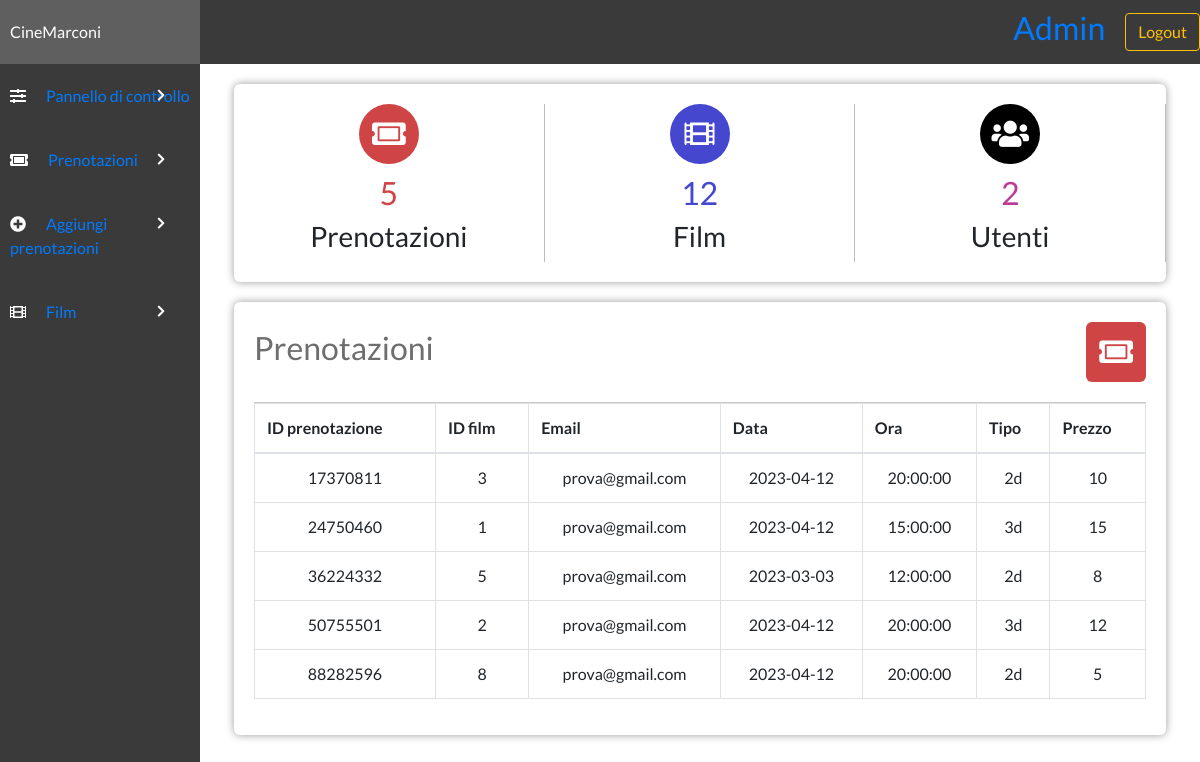
The app's page /admin/admin.php (signed in) with its own data.
### tables this page shows
CREATE TABLE `prenotazioni` (
  `id_prenotazione` int(11) NOT NULL,
  `id_film` int(11) NOT NULL,
  `email` varchar(255) NOT NULL,
  `data` date NOT NULL,
  `ora` time NOT NULL,
  `tipo` varchar(255) NOT NULL,
  `prezzo` varchar(255) NOT NULL,
  `data_giorno` datetime NOT NULL DEFAULT current_timestamp()
);

### admin/admin.php (the view, shortened to what this page needs)
<?php
include "config.php";
?>
<!DOCTYPE html>
<html lang="en">
<head>
    <link rel="stylesheet" href="../style/styles.css">
    <link rel="stylesheet" href="https://use.fontawesome.com/releases/v5.7.2/css/all.css">
    <link rel="stylesheet" href="https://maxcdn.bootstrapcdn.com/bootstrap/4.0.0/css/bootstrap.min.css">
    <link rel="stylesheet" href="https://cdn.datatables.net/1.10.22/css/dataTables.bootstrap4.min.css">
    <link rel="stylesheet" href="https://maxcdn.bootstrapcdn.com/bootstrap/4.0.0/css/bootstrap.min.css">
</head>
<body>
    <?php
    $num_prenotazioni = mysqli_num_rows(mysqli_query($con, "SELECT * FROM prenotazioni"));
    $num_film = mysqli_num_rows(mysqli_query($con, "SELECT * FROM film"));
    $num_utenti = mysqli_num_rows(mysqli_query($con, "SELECT * FROM utenti"));
    ?>
    <?php include('header.php'); ?>
    <div class="admin-container">
        <?php include('sidebar.php'); ?>
        <div class="admin-section admin-section2">
            <div class="admin-section-column">
                <div class="admin-section-panel admin-section-stats">
                    <div class="admin-section-stats-panel">
                        <i class="fa fa-ticket-alt" style="background-color: #cf4545"></i>
                        <h2 style="color: #cf4545"><?php echo $num_prenotazioni ?></h2>
                        <h3>Prenotazioni</h3>
                    </div>
                    <div class="admin-section-stats-panel">
                        <i class="fas fa-film" style="background-color: #4547cf"></i>
                        <h2 style="color: #4547cf"><?php echo $num_film ?></h2>
                        <h3>Film</h3>
                    </div>
                    <div class="admin-section-stats-panel">
                        <i class="fas fa-users" style="background-color: #000000"></i>
                        <h2 style="color: #bb3c95"><?php echo $num_utenti ?></h2>
                        <h3>Utenti</h3>
                    </div>
                </div>
                <div class="admin-section-panel admin-section-panel1">
                    <div class="admin-panel-section-header">
                        <h2>Prenotazioni</h2>
                        <i class="fas fa-ticket-alt" style="background-color: #cf4545"></i>
                    </div>
                    <div class="admin-panel-section-content">
                        <table class="table table-bordered" id="dataTable" width="100%" cellspacing="0">
                            <tr>
                                <th>ID prenotazione</th>
                                <th>ID film</th>
                                <th>Email</th>
                                <th>Data</th>
                                <th>Ora</th>
                                <th>Tipo</th>
                                <th>Prezzo</th>
                            </tr>
                            <tbody>
                                <?php
                                $sql = "SELECT * FROM `prenotazioni`";
                                $run = mysqli_query($con, $sql);
                                while ($row = mysqli_fetch_array($run)) {
                                    $id_prenotazione = $row['id_prenotazione'];
                                    $id_film = $row['id_film'];
                                    $email = $row['email'];
                                    $data = $row['data'];
                                    $ora = $row['ora'];
                                    $tipo = $row['tipo'];
                                    $prezzo = $row['prezzo'];
                                ?>
                                    <tr align="center">
                                        <td><?php echo $id_prenotazione; ?></td>
                                        <td><?php echo $id_film; ?></td>
                                        <td><?php echo $email; ?></td>
                                        <td><?php echo $data; ?></td>
                                        <td><?php echo $ora; ?></td>
                                        <td><?php echo $tipo; ?></td>
                                        <td><?php echo $prezzo; ?></td>
                                    </tr>
                                <?php }
                                ?>
                            </tbody>
                        </table>
                    </div>
                </div>
            </div>
        </div>
    </div>
</body>
</html>

### admin/header.php (shortened to what this page needs)
<div class="admin-section-header">
    <div class="admin-logo">
        CineMarconi
    </div>
    <div class="admin-login-info">
        <div style="padding: 0 20px;">
            <h2><a href="#">Admin</a></h2>
        </div>
        <form method='post' action="">
            <input type="submit" value="Logout" class="btn btn-outline-warning" name="logout">
        </form>
    </div>
</div>

### admin/sidebar.php
<div class="admin-section admin-section1">
    <ul>
        <li><i class="fas fa-sliders-h"></i><a href="admin.php">Pannello di controllo </a><i class="fas admin-dropdown fa-chevron-right"></i></li>
        <li><i class="fas fa-ticket-alt"></i><a href="view.php">Prenotazioni</a> <i class="fas admin-dropdown fa-chevron-right"></i></li>
        <li><i class="fas fa-plus-circle"></i><a href="add.php">Aggiungi prenotazioni</a> <i class="fas admin-dropdown fa-chevron-right"></i></a></li>
        <li><i class="fas fa-film"></i><a href="addmovie.php">Film</a> <i class="fas admin-dropdown fa-chevron-right"></i></a></li>
    </ul>
</div>

### style/styles.css (style rules this page uses)
* { margin: 0; padding: 0; box-sizing: border-box; font-family: "Lato", sans-serif; text-decoration: none; color: unset; }
.admin-dropdown { float: right; font-style: normal; margin-left: 3px; font-size: 13px; position: absolute; right: 15px; top: 25px; margin: 0; }
.admin-section-header { color: #fff; width: 100%; background-color: #3a3a3a; display: grid; grid-template-columns: 1fr 5fr; }
.admin-login-info { display: flex; align-items: center; justify-content: flex-end; }
.admin-logo { padding: 20px 10px; background-color: #5f5f5f; }
.admin-container { display: grid; grid-template-columns: 1fr 5fr; }
.admin-section1 { background-color: #3a3a3a; min-height: 100vh; }
.admin-section1 ul li { width: 100%; padding: 20px 10px; background-color: #3a3a3a; color: #fff; transition: all 0.3s ease; position: relative; cursor: pointer; }
.admin-section1 ul li i { margin-right: 20px; }
.admin-section2 { display: flex; flex-wrap: wrap; padding: 0 4px; }
.admin-section-column { flex: 100%; max-width: 100%; padding: 0 30px; }
.admin-section-panel { width: 100%; vertical-align: middle; background-color: #fff; -webkit-border-radius: 6px; -moz-border-radius: 6px; border-radius: 6px; -webkit-box-shadow: 0px 0px 9px 0px rgba(0, 0, 0, 0.4); -moz-box-shadow: 0px 0px 9px 0px rgba(0, 0, 0, 0.4); box-shadow: 0px 0px 9px 0px rgba(0, 0, 0, 0.4); padding: 20px; margin: 20px 0; }
.admin-panel-section-header { display: flex; align-items: center; justify-content: flex-start; padding-bottom: 20px; border-bottom: #c7c7c7 1px solid; }
.admin-panel-section-header > h2 { color: #6e6e6e; }
.admin-panel-section-header > i { text-align: center; font-size: 30px; color: white; height: 60px; width: 60px; border-radius: 10%; line-height: 60px; transition: all 0.5s ease; margin-left: auto; cursor: pointer; }
.admin-section-stats { display: flex; padding: 20px 0; }
.admin-section-stats-panel { flex: 25%; max-width: 35%; text-align: center; border-right: #bdbdbd 1px solid; }
.admin-section-stats-panel > i { font-size: 30px; color: white; height: 60px; width: 60px; border-radius: 50%; line-height: 60px; transition: all 0.5s ease; margin-bottom: 10px; }

### records on screen
prenotazioni: id_prenotazione "17370811", id_film "3", email "prova@gmail.com", data "2023-04-12", ora "20:00:00", tipo "2d", prezzo "10"
prenotazioni: id_prenotazione "24750460", id_film "1", email "prova@gmail.com", data "2023-04-12", ora "15:00:00", tipo "3d", prezzo "15"
prenotazioni: id_prenotazione "36224332", id_film "5", email "prova@gmail.com", data "2023-03-03", ora "12:00:00", tipo "2d", prezzo "8"
prenotazioni: id_prenotazione "50755501", id_film "2", email "prova@gmail.com", data "2023-04-12", ora "20:00:00", tipo "3d", prezzo "12"
prenotazioni: id_prenotazione "88282596", id_film "8", email "prova@gmail.com", data "2023-04-12", ora "20:00:00", tipo "2d", prezzo "5"

### other values on screen
$num_prenotazioni "5"
$num_film "12"
$num_utenti "2"
